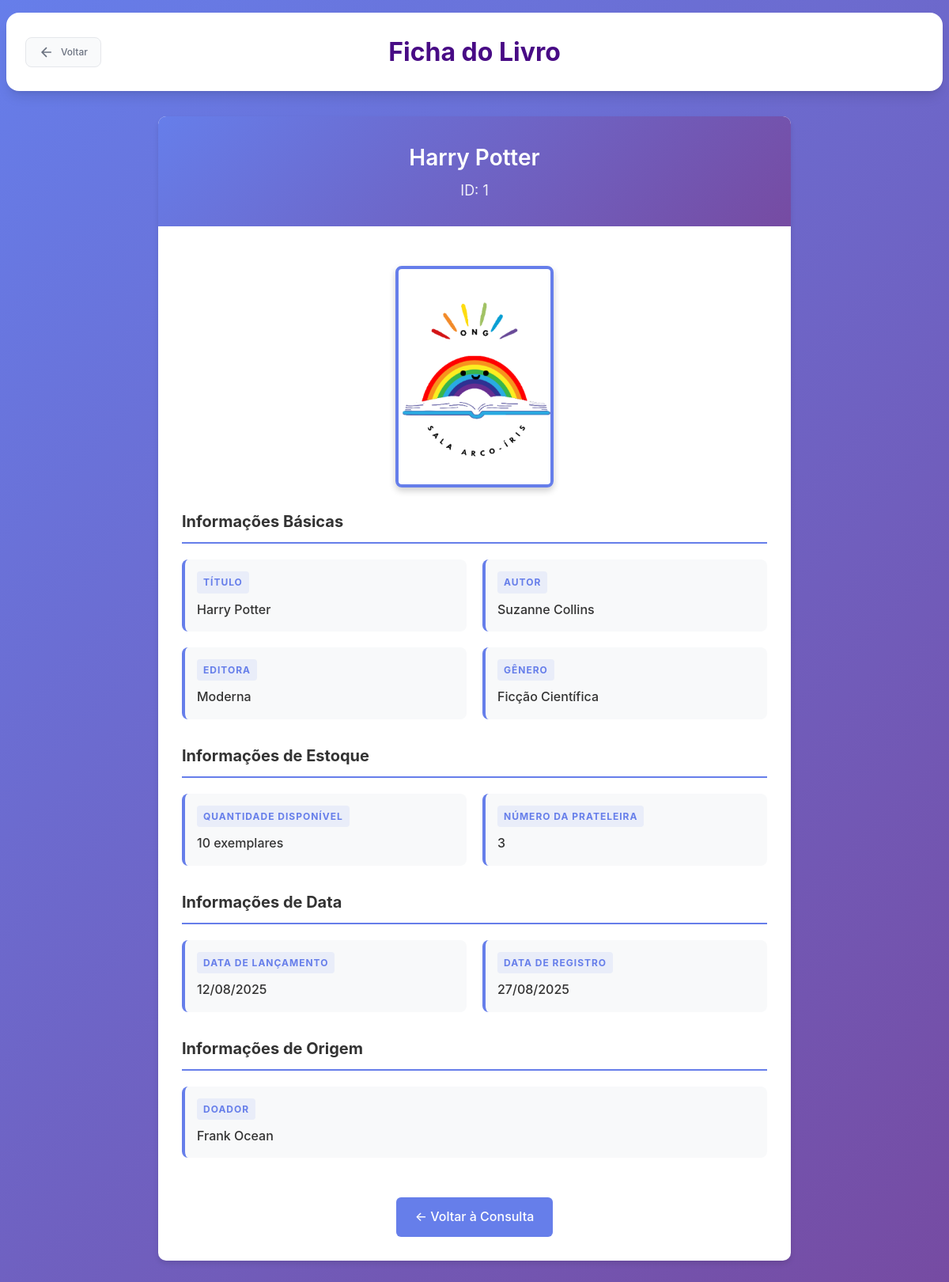
Screenshot of /subtelas/ficha_livro.php?id=1 (signed in) with the database file from the repository.
### tables this page shows
CREATE TABLE `livro` (
  `Cod_Livro` int(11) NOT NULL,
  `Cod_Autor` int(11) DEFAULT NULL,
  `Cod_Editora` int(11) DEFAULT NULL,
  `Cod_Doador` int(11) DEFAULT NULL,
  `Cod_Genero` int(11) DEFAULT NULL,
  `Titulo` varchar(50) NOT NULL,
  `Data_Lancamento` varchar(12) DEFAULT NULL,
  `Data_Registro` varchar(12) DEFAULT NULL,
  `Quantidade` int(11) NOT NULL,
  `Num_Prateleira` char(2) DEFAULT NULL,
  `Foto` longblob NOT NULL
);

CREATE TABLE `autor` (
  `Cod_Autor` int(11) NOT NULL,
  `Nome_Autor` varchar(255) DEFAULT NULL,
  `Telefone` varchar(255) DEFAULT NULL,
  `Email` varchar(255) NOT NULL
);

CREATE TABLE `editora` (
  `Cod_Editora` int(11) NOT NULL,
  `Nome_Editora` varchar(255) DEFAULT NULL,
  `Telefone` varchar(255) DEFAULT NULL,
  `Email` varchar(255) NOT NULL
);

CREATE TABLE `genero` (
  `Cod_Genero` int(11) NOT NULL,
  `Nome_Genero` varchar(255) DEFAULT NULL
);

CREATE TABLE `doador` (
  `Cod_Doador` int(11) NOT NULL,
  `Nome_Doador` varchar(255) DEFAULT NULL,
  `Telefone` varchar(255) DEFAULT NULL,
  `Email` varchar(255) NOT NULL
);

### subtelas/ficha_livro.php (the view, shortened to what this page needs)
<?php
  require_once '../conexao.php';
    switch ($_SESSION['perfil']) {
        case 1:
            $linkVoltar = "../gerente.php";
            break;
    }
  $livro = null;
  $erro = null;
  $livro_id = null;
  if (isset($_GET['id']) && !empty($_GET['id'])) {
    $livro_id = $_GET['id'];
  } elseif (isset($_POST['livro_id']) && !empty($_POST['livro_id'])) {
    $livro_id = $_POST['livro_id'];
  }
  if ($livro_id) {
    try {
      $sql = "SELECT l.Cod_Livro, l.Titulo, l.Data_Lancamento, l.Data_Registro, l.Quantidade, l.Num_Prateleira, l.Foto,
                     a.Nome_Autor as Autor, e.Nome_Editora as Editora, d.Nome_Doador as Doador, g.Nome_Genero as Genero
                FROM livro l
                LEFT JOIN autor a ON l.Cod_Autor = a.Cod_Autor
                LEFT JOIN editora e ON l.Cod_Editora = e.Cod_Editora
                LEFT JOIN doador d ON l.Cod_Doador = d.Cod_Doador
                LEFT JOIN genero g ON l.Cod_Genero = g.Cod_Genero
                WHERE l.Cod_Livro = :livro_id";
      $stmt = $pdo->prepare($sql);
      $stmt->bindParam(':livro_id', $livro_id, PDO::PARAM_INT);
      $stmt->execute();
      $livro = $stmt->fetch(PDO::FETCH_ASSOC);
    } catch (PDOException $e) {
      $erro = "Erro na consulta: " . $e->getMessage();
    }
  } else {
    $erro = "ID do livro não fornecido.";
  }
?>
<!DOCTYPE html>
<html lang="pt-br">
<head>
  <link rel="stylesheet" type="text/css" href="subtelas_css/consultas.css" />
  <link rel="stylesheet" type="text/css" href="subtelas_css/sidebar.css" />
</head>
<body>
  <div class="page-wrapper">
    <header>
      <a href="<?= $linkVoltar ?>" class="btn-voltar">
                    <svg width="20" height="20" viewBox="0 0 24 24" fill="none" stroke="currentColor" stroke-width="2">
                        <path d="M19 12H5M12 19l-7-7 7-7"/>
                    </svg>
                    Voltar
                </a>
      <h1>Ficha do Livro</h1>
    </header>
    <?php if (isset($erro)): ?>
      <div class="erro-mensagem">
        <h3>Erro</h3>
        <p><?= htmlspecialchars($erro) ?></p>
        <a href="consultar_livro.php" class="btn-voltar-ficha">Voltar à Consulta</a>
      </div>
    <?php elseif ($livro): ?>
      <div class="ficha-container">
        <div class="ficha-header">
          <h1><?= htmlspecialchars($livro['Titulo']) ?></h1>
          <div class="livro-id">ID: <?= htmlspecialchars($livro['Cod_Livro']) ?></div>
        </div>
        <div class="ficha-content">
          <div class="foto-container">
            <?php if (!empty($livro['Foto'])): ?>
              <img src="subtelas_img/<?= htmlspecialchars($livro['Foto']) ?>" alt="Foto do Livro" class="foto-livro">
            <?php else: ?>
              <div class="foto-placeholder">
                📚
              </div>
            <?php endif; ?>
          </div>
          <div class="info-section">
            <h3>Informações Básicas</h3>
            <div class="info-grid">
              <div class="info-item">
                <div class="info-label">Título</div>
                <div class="info-value"><?= htmlspecialchars($livro['Titulo']) ?></div>
              </div>
              <div class="info-item">
                <div class="info-label">Autor</div>
                <div class="info-value"><?= htmlspecialchars($livro['Autor'] ?? 'Não informado') ?></div>
              </div>
              <div class="info-item">
                <div class="info-label">Editora</div>
                <div class="info-value"><?= htmlspecialchars($livro['Editora'] ?? 'Não informada') ?></div>
              </div>
              <div class="info-item">
                <div class="info-label">Gênero</div>
                <div class="info-value"><?= htmlspecialchars($livro['Genero'] ?? 'Não informado') ?></div>
              </div>
            </div>
          </div>
          <div class="info-section">
            <h3>Informações de Estoque</h3>
            <div class="info-grid">
              <div class="info-item">
                <div class="info-label">Quantidade Disponível</div>
                <div class="info-value"><?= htmlspecialchars($livro['Quantidade']) ?> exemplares</div>
              </div>
              <div class="info-item">
                <div class="info-label">Número da Prateleira</div>
                <div class="info-value"><?= htmlspecialchars($livro['Num_Prateleira'] ?? 'Não definida') ?></div>
              </div>
            </div>
          </div>
          <div class="info-section">
            <h3>Informações de Data</h3>
            <div class="info-grid">
              <div class="info-item">
                <div class="info-label">Data de Lançamento</div>
                <div class="info-value"><?= !empty($livro['Data_Lancamento']) ? date("d/m/Y", strtotime($livro['Data_Lancamento'])) : 'Não informada' ?></div>
              </div>
              <div class="info-item">
                <div class="info-label">Data de Registro</div>
                <div class="info-value"><?= !empty($livro['Data_Registro']) ? date("d/m/Y", strtotime($livro['Data_Registro'])) : 'Não informada' ?></div>
              </div>
            </div>
          </div>
          <div class="info-section">
            <h3>Informações de Origem</h3>
            <div class="info-grid">
              <div class="info-item">
                <div class="info-label">Doador</div>
                <div class="info-value"><?= htmlspecialchars($livro['Doador'] ?? 'Não informado') ?></div>
              </div>
            </div>
          </div>
          <div style="text-align: center;">
            <a href="consultar_livro.php" class="btn-voltar-ficha">← Voltar à Consulta</a>
          </div>
        </div>
      </div>
    <?php endif; ?>
  </div>
</body>
</html>

### subtelas/subtelas_css/consultas.css (style rules this page uses)
:root { --primary-color: #6366f1; --primary-dark: #4f46e5; --primary-light: #a5b4fc; --secondary-color: #f59e0b; --secondary-dark: #d97706; --accent-color: #ec4899; --accent-light: #f9a8d4; --text-primary: #1f2937; --text-secondary: #6b7280; --text-muted: #9ca3af; --bg-primary: #ffffff; --bg-secondary: #f9fafb; --bg-tertiary: #f3f4f6; --border-color: #e5e7eb; --border-focus: #6366f1; --shadow-sm: 0 1px 2px 0 rgb(0 0 0 / 0.05); --shadow-md: 0 4px 6px -1px rgb(0 0 0 / 0.1), 0 2px 4px -2px rgb(0 0 0 / 0.1); --shadow-lg: 0 10px 15px -3px rgb(0 0 0 / 0.1), 0 4px 6px -4px rgb(0 0 0 / 0.1); --shadow-xl: 0 20px 25px -5px rgb(0 0 0 / 0.1), 0 8px 10px -6px rgb(0 0 0 / 0.1); --radius-sm: 0.375rem; --radius-md: 0.5rem; --radius-lg: 0.75rem; --radius-xl: 1rem; --radius-2xl: 1.5rem; --transition: all 0.2s cubic-bezier(0.4, 0, 0.2, 1); }
* { margin: 0; padding: 0; box-sizing: border-box; }
body { font-family: 'Inter', -apple-system, BlinkMacSystemFont, 'Segoe UI', Roboto, sans-serif; background: linear-gradient(135deg, #667eea 0%, #764ba2 100%); min-height: 100vh; color: var(--text-primary); line-height: 1.6; }
.page-wrapper { min-height: 100vh; padding: 1rem 0.5rem; }
header { background: var(--bg-primary); border-radius: var(--radius-xl); padding: 1.5rem; margin: 0 auto 2rem; max-width: 1200px; box-shadow: var(--shadow-lg); position: relative; overflow: hidden; }
header::before { content: ''; position: absolute; top: 0; left: 0; right: 0; height: 3px; }
header h1 { font-size: 2rem; font-weight: 700; text-align: center; color: #480b85; margin: 0; }
.btn-voltar { position: absolute; left: 1.5rem; top: 50%; transform: translateY(-50%); display: flex; align-items: center; gap: 0.5rem; padding: 0.5rem 1rem; background: var(--bg-secondary); color: var(--text-secondary); border: 1px solid var(--border-color); border-radius: var(--radius-md); cursor: pointer; font-size: 0.75rem; font-weight: 500; transition: var(--transition); text-decoration: none; }

### subtelas/subtelas_css/sidebar.css (style rules this page uses)
.page-wrapper { transition: margin-left 0.3s ease; }

### subtelas/ficha_livro.php (style rules this page uses)
a { text-decoration: none; }
.ficha-container { max-width: 800px; margin: 20px auto; background: white; border-radius: 10px; box-shadow: 0 4px 6px rgba(0, 0, 0, 0.1); overflow: hidden; }
.ficha-header { background: linear-gradient(135deg, #667eea 0%, #764ba2 100%); color: white; padding: 30px; text-align: center; }
.ficha-header h1 { margin: 0; font-size: 28px; font-weight: 600; }
.ficha-header .livro-id { font-size: 18px; opacity: 0.9; margin-top: 5px; }
.ficha-content { padding: 30px; }
.info-section { margin-bottom: 30px; }
.info-section h3 { color: #333; border-bottom: 2px solid #667eea; padding-bottom: 10px; margin-bottom: 20px; font-size: 20px; }
.info-grid { display: grid; grid-template-columns: repeat(auto-fit, minmax(250px, 1fr)); gap: 20px; }
.info-item { background: #f8f9fa; padding: 15px; border-radius: 8px; border-left: 4px solid #667eea; }
.info-label { font-weight: 700; color: #495057; font-size: 13px; text-transform: uppercase; letter-spacing: 1px; margin-bottom: 8px; position: relative; display: inline-block; padding: 4px 8px; background: rgba(102, 126, 234, 0.1); border-radius: 4px; color: #667eea; font-size: 12px; }
.info-value { color: #333; font-size: 16px; font-weight: 500; }
.foto-container { text-align: center; margin: 20px 0; }
.foto-livro { width: 200px; height: 280px; border-radius: 8px; object-fit: cover; border: 4px solid #667eea; box-shadow: 0 4px 8px rgba(0, 0, 0, 0.2); }
.btn-voltar-ficha { display: inline-block; padding: 12px 24px; background: #667eea; color: white; text-decoration: none; border-radius: 6px; font-weight: 500; transition: background 0.3s; margin-top: 20px; }

### rows the page displays
livro: Titulo "Harry Potter", Cod_Livro "1", Foto (picture), Cod_Autor.Nome_Autor "Suzanne Collins", Cod_Editora.Nome_Editora "Moderna", Cod_Genero.Nome_Genero "Ficção Científica", Quantidade "10", Num_Prateleira "3", Data_Lancamento "12/08/2025", Data_Registro "27/08/2025", Cod_Doador.Nome_Doador "Frank Ocean"
